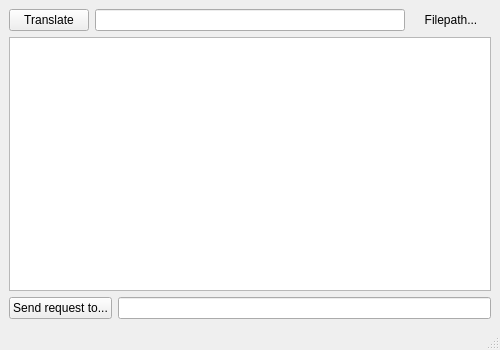
<?xml version="1.0" encoding="UTF-8"?>
<ui version="4.0">
 <class>App</class>
 <widget class="QMainWindow" name="App">
  <property name="geometry">
   <rect>
    <x>0</x>
    <y>0</y>
    <width>500</width>
    <height>350</height>
   </rect>
  </property>
  <property name="windowTitle">
   <string>MIwAPI</string>
  </property>
  <widget class="QWidget" name="centralwidget">
   <layout class="QGridLayout" name="gridLayout">
    <item row="1" column="3">
     <widget class="QTextBrowser" name="answerreader_txtbrowser"/>
    </item>
    <item row="0" column="3">
     <layout class="QHBoxLayout" name="json_hlayout">
      <property name="sizeConstraint">
       <enum>QLayout::SetFixedSize</enum>
      </property>
      <item>
       <widget class="QPushButton" name="translate_btn">
        <property name="text">
         <string>Translate</string>
        </property>
        <property name="flat">
         <bool>false</bool>
        </property>
       </widget>
      </item>
      <item>
       <widget class="QLineEdit" name="jsonfilepath_lnedit">
        <property name="sizePolicy">
         <sizepolicy hsizetype="MinimumExpanding" vsizetype="Fixed">
          <horstretch>0</horstretch>
          <verstretch>0</verstretch>
         </sizepolicy>
        </property>
       </widget>
      </item>
      <item>
       <widget class="QPushButton" name="jsonfilepath_btn">
        <property name="sizePolicy">
         <sizepolicy hsizetype="Preferred" vsizetype="Fixed">
          <horstretch>0</horstretch>
          <verstretch>0</verstretch>
         </sizepolicy>
        </property>
        <property name="text">
         <string>Filepath...</string>
        </property>
        <property name="flat">
         <bool>true</bool>
        </property>
       </widget>
      </item>
     </layout>
    </item>
    <item row="2" column="3">
     <layout class="QHBoxLayout" name="server_hlayout">
      <item>
       <widget class="QPushButton" name="sendrequest_btn">
        <property name="text">
         <string>Send request to...</string>
        </property>
       </widget>
      </item>
      <item>
       <widget class="QLineEdit" name="serverip_lnedit"/>
      </item>
     </layout>
    </item>
   </layout>
  </widget>
  <widget class="QMenuBar" name="menubar">
   <property name="geometry">
    <rect>
     <x>0</x>
     <y>0</y>
     <width>500</width>
     <height>30</height>
    </rect>
   </property>
  </widget>
  <widget class="QStatusBar" name="statusbar"/>
 </widget>
 <resources/>
 <connections/>
</ui>
